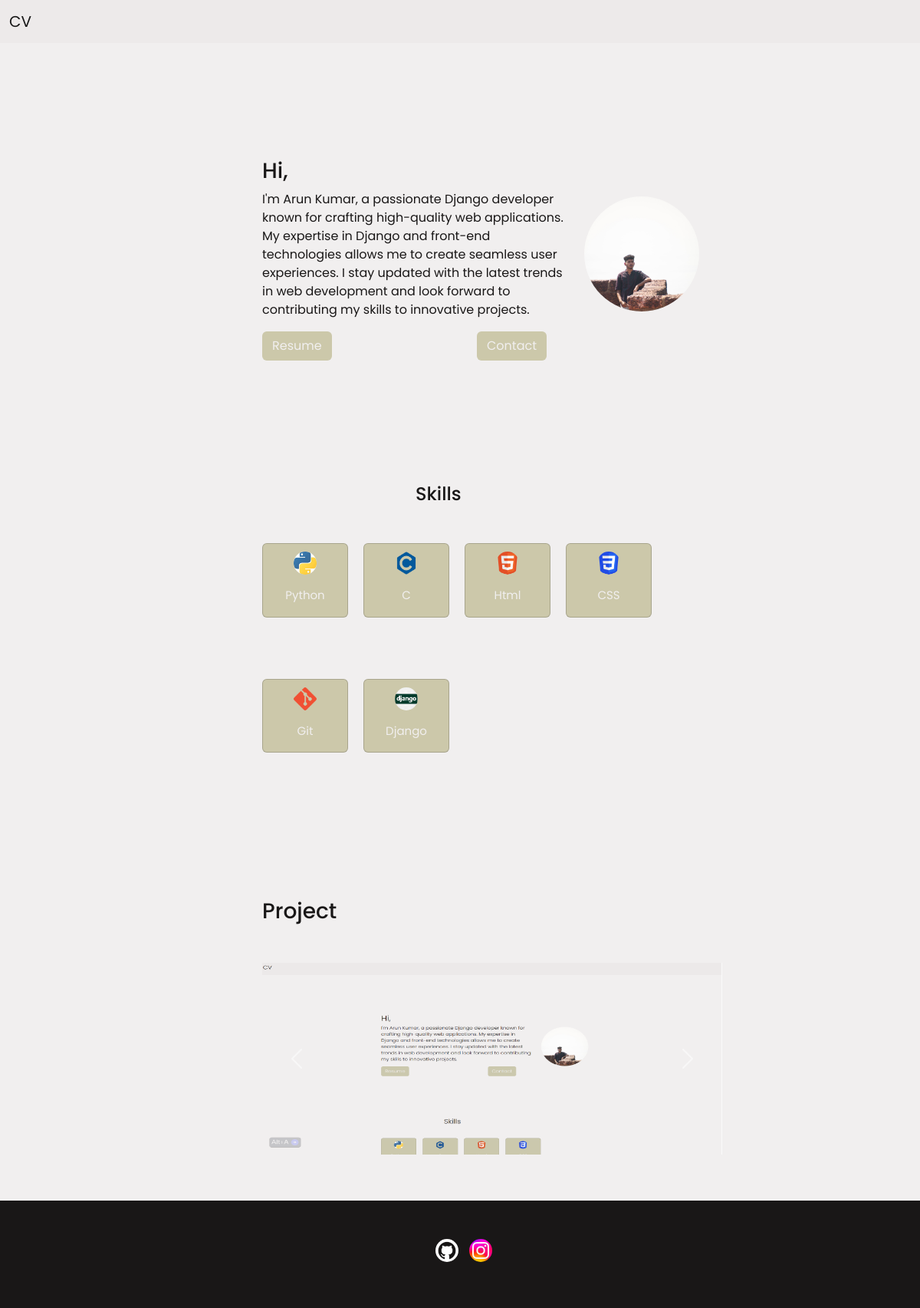
The page / on the database its author committed.
### base/models.py (models this page shows, shortened)
class about(models.Model):
    about_sec=models.TextField()
    self_pic=models.ImageField()

class skills(models.Model):
    skill=models.CharField(max_length=100)
    skill_pic=models.ImageField(blank=False)

class carousel(models.Model):
    p_image=models.ImageField()
    p_description=models.TextField()
    p_link=models.CharField(blank=False,max_length=200)

class footer(models.Model):
    s_links=models.CharField(max_length=200)
    s_photo=models.ImageField()

### base/views.py (the view)
# urls.py: 2. Add a URL to urlpatterns:  path('', Home.as_view(), name='home')
def Home(request):
    skils=skills.objects.all()
    About=about.objects.all()
    Carousel=carousel.objects.all()
    Footer=footer.objects.all()
    context={'skils':skils,'About':About,'Carousel':Carousel,'Footer':Footer}
    return render(request,'base/index.html',context)

### base/templates/base/index.html (shortened to what this page needs)
{% extends 'base/base.html'%}
{% load static %}
{% block body %}
    <div class="container">
        <div class="about">
            <div class="row">
                {% for about_info in About %}
                    <div class="col">
                        <h3>Hi,</h3>
                        <p>{{ about_info.about_sec }}</p>
                    </div>
                    <div class="col">
                        <img class="self-img" src="{{ about_info.self_pic.url }}" alt="About Image">
                {% endfor %}
                </div>
            </div>
            <div class="row">
                <div class="col-4">
                    <a href="{% static '../images/resume.pdf' %}" download>
                        <button type="button" class="btn btn-clr "> Resume</button>
                    </a>
                </div>
                <div class="col-6">
                    <a href="{% url 'contact' %}">
                        <button type="button" class="btn btn-clr">Contact</button>
                    </a>
                </div>
            </div>
        </div>
    </div>
<div class="container">
    <h4>Skills</h4>
    <div class="row skill-row">
        {% for s in skils %}
            <div class="card card-bg" style="width: 7rem;">
                <img class="sk_photo" src="{{ s.skill_pic.url}}" class="card-img-top" alt="skill image">
                <div class="card-body">
                    <p class="card-text" style="align-self: center;">{{ s.skill }}</p>
                </div>
            </div>
            {% if forloop.counter|divisibleby:4 %}</div><div class="row skill-row">{% endif %}
        {% endfor %}
    </div>
</div>
<div class="container">
    <div class="project">
        <h3>Project</h3>
        <div id="carouselExampleCaptions" class="carousel slide" data-bs-ride="false">
            <div class="carousel-inner">
                {% for items in Carousel %}
                    <div class=" clr carousel-item active">
                        <a href="{{ items.p_link }}" target="_blank">
                            <img src="{{ items.p_image.url }}" class="d-block w-100" alt="...">
                        </a>
                    </div>
                {% endfor %}
            </div>
            <button class="carousel-control-prev" type="button" data-bs-target="#carouselExampleCaptions" data-bs-slide="prev">
                <span class="carousel-control-prev-icon" aria-hidden="true"></span>
            </button>
            <button class="carousel-control-next" type="button" data-bs-target="#carouselExampleCaptions" data-bs-slide="next">
                <span class="carousel-control-next-icon" ariahidden="true"></span>
            </button>
        </div>
    </div>
</div>
{% endblock %}

### base/templates/base/base.html (shortened to what this page needs)
{% load static %}
<!DOCTYPE html>
<html lang="en">
<head>
    <link rel="stylesheet" href="https://cdn.jsdelivr.net/npm/bootstrap@5.2.3/dist/css/bootstrap.min.css">
</head>
<body>
    <nav class="navbar navbar-bg">
        <div class="container-fluid">
            <a class="navbar-brand" href="#">CV</a>
        </div>
    </nav>
{% block body %}
{% endblock %}
<footer class="text-center text-white" style="background-color: #191717;">
    <div class="container">
        {% for item in Footer %}
            <a href="{{item.s_links}}" target="_blank">
                <img class="footer-image" src="{{item.s_photo.url}}" alt="social media links">
            </a>
        {% endfor %}
    </div>
</footer>
</body>
</html>

### base/templates/base/base.html (style rules this page uses)
.navbar-bg { background-color: #e5e0e062; }
body { background-color: #F1EFEF; color: #191717; font-family: 'Poppins', sans-serif; }
.container { margin: auto; padding-bottom: 60px; }
.btn-clr,.card-bg { background-color: #CCC8AA; color: #F1EFEF; }

### base/templates/base/index.html (style rules this page uses)
a { text-decoration: none; }
h4 { margin-top: 100px; margin-bottom: 50px; margin-left: 500px; }
.about { margin-top: 150px; margin-left: 300px; }
.skills,.project { margin-top: 50px; margin-left: 300px; }
.sk_photo,.footer-image { width: 30px; height: 30px; border-radius: 50%; align-self: center; margin-top: 10px; }
.skill-row { margin-top:50px ; margin-left: 300px; margin-bottom: 80px; }
.carousel-inner .carousel-item img { max-height: 250px; }
#carouselExampleCaptions { margin-top: 50px; max-width: 600px; }
.footer-image { margin-top: 50px; margin-left: 10px; }
.self-img { width: 150px; height: 150px; border-radius: 50%; margin-top: 50px; }
.card { align-self: center; margin-right: 20px; }
.card-text { text-align: center; font-size: 15px; }
.clr { color: #191717; }

### rows shown on the page
about: about_sec "I'm Arun Kumar, a passionate Django developer known for crafting high-quality web applications. My expertise in Django and front-end technologies allows me to create seamless user experiences. I stay updated with the latest trends in web development and look forward to contributing my skills to innovative projects.", self_pic (picture)
skills: skill_pic (picture), skill "Python"
skills: skill_pic (picture), skill "C"
skills: skill_pic (picture), skill "Html"
skills: skill_pic (picture), skill "CSS"
skills: skill_pic (picture), skill "Git"
skills: skill_pic (picture), skill "Django"
carousel: p_image (picture)
footer: s_photo (picture)
footer: s_photo (picture)
